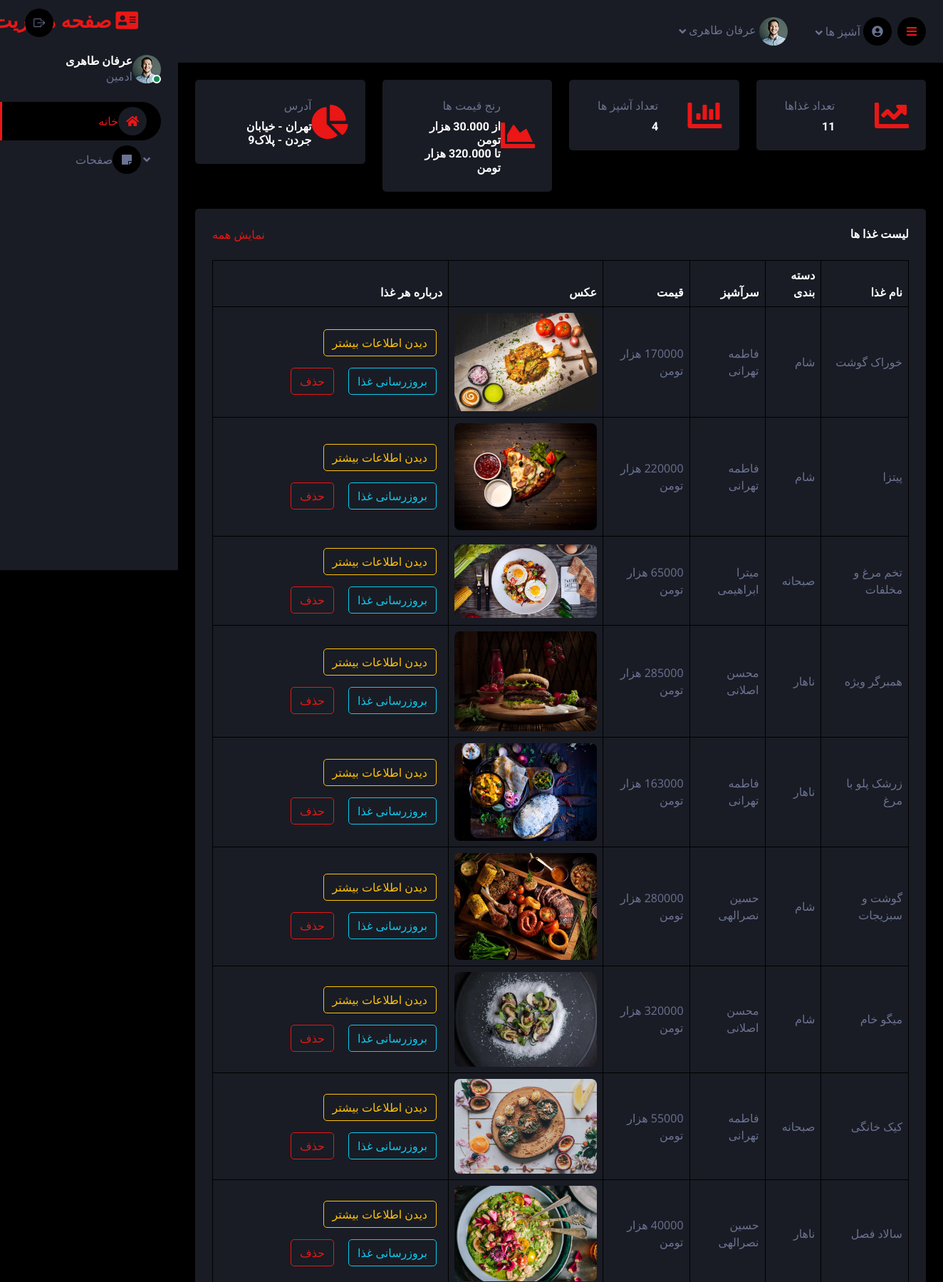
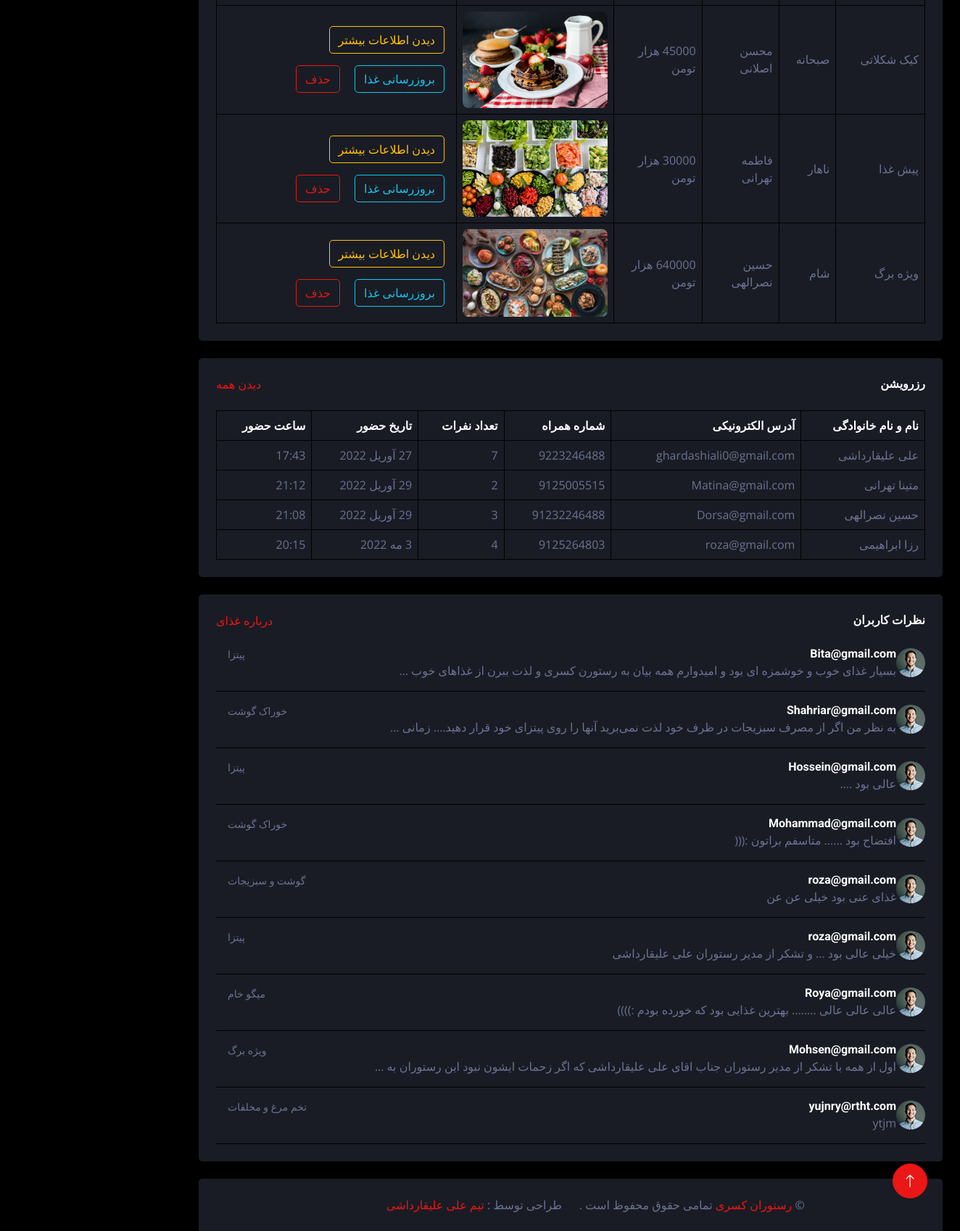
/account/ (signed in), run on the app's committed database (2 pictures, top to bottom).
### restaurant/models.py (models this page shows, shortened)
class Foods(models.Model):
    FOOD_CHOICES = (
        ("breakfast","صبحانه"),
        ("lunch","ناهار"),
        ("dinner","شام"),
        ("all","همه")
    )
    name = models.CharField(_(" نام "), max_length=50)
    description = models.TextField(_("  توضیحات  "))
    price = models.IntegerField(_("  قیمت  "))
    photo = models.ImageField(_("  عکس  "), upload_to='media/', height_field=None, width_field=None, max_length=None)
    ingredients = models.TextField(_("مواد لازم"))
    type_food = models.CharField(_("تایم غذا"), max_length=50 , choices=FOOD_CHOICES)
    master_chef = models.ForeignKey("MasterChef", related_name='food' ,verbose_name=_("سرآشپز"), on_delete=models.SET_NULL , null=True)
    created = models.DateTimeField(_("زمان انتشار"), default = timezone.now)
    category = models.ForeignKey("Category", verbose_name=_("دسته بندی"), related_name='food' ,on_delete=models.SET_NULL , null=True)
    favorite = models.ManyToManyField(User, blank=True ,verbose_name=_("علاقه مندی ها") , related_name='fa_user')
    class Meta:
        verbose_name = 'غذا'
        verbose_name_plural = 'غذا ها'
    def __str__(self):
        return self.name
    def photo_tag(self):
        return format_html("<img width='100px' style='border-radius:7px;' src='{}'>".format(self.photo.url))
    photo_tag.short_description='عکس غذا'

class Category(models.Model):
    title = models.CharField(_("نام دسته بندی"), max_length=50)
    slug = models.SlugField(_("شناسه دسته بندی"))
    class Meta():
        verbose_name = 'دسته بندی'
        verbose_name_plural = 'دسته بندی ها'
    def __str__(self):
        return self.title

class MasterChef(models.Model):
    name = models.CharField(_("اسم"), max_length=50)
    old = models.IntegerField(_("سن"))
    slug = models.SlugField(_("شناسه"))
    class Meta():
        verbose_name = 'سرآشپز'
        verbose_name_plural = 'سرآشپز ها'
    def __str__(self):
        return self.name

class Comments(models.Model):
    food = models.ForeignKey("Foods", verbose_name=_("غذا"), related_name='comments',  on_delete=models.CASCADE )
    name = models.CharField(_("نام و نام خانوادگی"), max_length=100)
    email = models.EmailField(_("آدرس ایمیل"), max_length=254)
    message = models.TextField(_("نظر"))
    class Meta():
        verbose_name = 'نظر'
        verbose_name_plural = 'نظرات'

### reserve/models.py (models this page shows, shortened)
class reserve (models.Model):
    name = models.CharField(_("نام و نام خانوادگی"), max_length=50)
    email = models.EmailField(_("ایمیل"), max_length=254)
    phone = models.IntegerField(_("شماره تلفن"))
    number = models.IntegerField(_("تعداد "))
    date = models.DateField(_("تاریخ"), auto_now=True)
    time = models.TimeField(_("ساعت"), auto_now=True)
    class Meta():
        verbose_name = 'رزرو'
        verbose_name_plural = 'رزرو ها'

### account/views.py (the view)
# urls.py: path('',home, name='home'),
@login_required
def home(request):
    FOOD=Foods.objects.all()
    RESERVE = reserve.objects.all()
    MRCHEF = MasterChef.objects.all()
    COMMENTS = Comments.objects.all()
    context = {
        'reserve':RESERVE ,
        'foods':FOOD,
        'masterchef':MRCHEF,
        'message':COMMENTS,
    }
    return render (request , 'registration/home.html' , context)

### templates/registration/home.html
{% extends 'registration/base-home.html' %}
{% load static %}
{% block content %}
            <div class="container-fluid pt-4 px-4">
                <div class="row g-4">
                    <div class="col-sm-6 col-xl-3">
                        <div class="bg-secondary rounded d-flex align-items-center justify-content-between p-4">
                            <i class="fa fa-chart-line fa-3x text-primary"></i>
                            <div class="ms-3">
                                <p class="mb-2">تعداد غذاها</p>
                                <h6 class="mb-0">11</h6>
                            </div>
                        </div>
                    </div>
                    <div class="col-sm-6 col-xl-3">
                        <div class="bg-secondary rounded d-flex align-items-center justify-content-between p-4">
                            <i class="fa fa-chart-bar fa-3x text-primary"></i>
                            <div class="ms-3">
                                <p class="mb-2">تعداد آشپز ها</p>
                                <h6 class="mb-0">4</h6>
                            </div>
                        </div>
                    </div>
                    <div class="col-sm-6 col-xl-3">
                        <div class="bg-secondary rounded d-flex align-items-center justify-content-between p-4">
                            <i class="fa fa-chart-area fa-3x text-primary"></i>
                            <div class="ms-3">
                                <p class="mb-2">رنج قیمت ها</p>
                                <h6 class="mb-0">از 30.000 هزار تومن</h6>
                                <h6 class="mb-0">تا 320.000 هزار تومن</h6>
                            </div>
                        </div>
                    </div>
                    <div class="col-sm-6 col-xl-3">
                        <div class="bg-secondary rounded d-flex align-items-center justify-content-between p-4">
                            <i class="fa fa-chart-pie fa-3x text-primary"></i>
                            <div class="ms-3">
                                <p class="mb-2">آدرس</p>
                                <h6 class="mb-0">تهران - خیابان جردن - پلاک9</h6>
                            </div>
                        </div>
                    </div>
                </div>
            </div>
            <div class="container-fluid pt-4 px-4">
                <div class="bg-secondary text-center rounded p-4">
                    <div class="d-flex align-items-center justify-content-between mb-4">
                        <h6 class="mb-0">لیست غذا ها</h6>
                        <a href="">نمایش همه</a>
                    </div>
                    <div class="table-responsive">
                        <table class="table text-start align-middle table-bordered table-hover mb-0">
                            <thead>
                                <tr class="text-white">
                                    <th scope="col">نام غذا</th>
                                    <th scope="col">دسته بندی</th>
                                    <th scope="col">سرآشپز</th>
                                    <th scope="col">قیمت</th>
                                    <th scope="col">عکس</th>
                                    <th scope="col">درباره هر غذا</th>
                                </tr>
                            </thead>
                            <tbody>
                                {% for food in foods.all %}
                                <tr>
                                    <td>{{food.name}}</td>
                                    <td>{{food.category}}</td>
                                    <td>{{food.master_chef}}</td>
                                    <td> {{food.price}} هزار تومن</td>
                                    <td><img style="width:200px ; height:120px border-radius:5px" src="{{food.photo.url}}"></td>
                                    <td><a target="_blank" href="{% url 'food:detail' food.id %}"><span type="button" class="btn btn-outline-warning m-2">دیدن اطلاعات بیشتر</span></a>
                                        <a target="_blank" href="{% url 'account:update' food.pk %}"><span type="button" class="btn btn-outline-info m-2">بروزرسانی غذا</span></a>
                                        <a target="_blank" href="{% url 'account:delete' food.pk %}"><button type="button" class="btn btn-outline-primary m-2">حذف</button></a>
                                    </td>
                                </tr>
                                {% endfor %}
                            </tbody>
                        </table>
                    </div>
                </div>
            </div>
            <div class="container-fluid pt-4 px-4">
                <div class="bg-secondary text-center rounded p-4">
                    <div class="d-flex align-items-center justify-content-between mb-4">
                        <h6 class="mb-0">رزرویشن</h6>
                        <a href="">دیدن همه</a>
                    </div>
                    <div class="table-responsive">
                        <table class="table text-start align-middle table-bordered table-hover mb-0">
                            <thead>
                                <tr class="text-white">
                                    <th scope="col">نام و نام خانوادگی</th>
                                    <th scope="col">آدرس الکترونیکی</th>
                                    <th scope="col">شماره همراه</th>
                                    <th scope="col">تعداد نفرات</th>
                                    <th scope="col">تاریخ حضور</th>
                                    <th scope="col">ساعت حضور</th>
                                </tr>
                            </thead>
                            <tbody>
                                {% for rec in reserve %}
                                <tr>
                                    <td>{{rec.name}}</td>
                                    <td>{{rec.email}}</td>
                                    <td>{{rec.phone}}</td>
                                    <td>{{rec.number}}</td>
                                    <td>{{rec.date}}</td>
                                    <td>{{rec.time}}</td>
                                </tr>
                                {% endfor %}
                            </tbody>
                        </table>
                    </div>
                </div>
            </div>
            <div class="container-fluid pt-4 px-4">
                <div class="row g-4">
                    <div class="col-sm-12 col-md-6 col-xl-12">
                        <div class="h-100 bg-secondary rounded p-4">
                            <div class="d-flex align-items-center justify-content-between mb-2">
                                <h6 class="mb-0">نظرات کاربران</h6>
                                <a href="">درباره غذای</a>
                            </div>
                            {% for mes in message %}
                                <div class="d-flex align-items-center border-bottom py-3">
                                    <img class="rounded-circle flex-shrink-0" src="{% static 'registration/home/img/user.jpg' %}" alt="" style="width: 40px; height: 40px;">
                                    <div class="w-100 ms-3">
                                        <div class="d-flex w-100 justify-content-between">
                                            <h6 class="mb-0">{{mes.email}}</h6>
                                            <small>{{mes.food}}</small>
                                        </div>
                                        <span>{{mes.message|truncatewords:20}}</span>
                                    </div>
                                </div>
                            {% endfor %}
                        </div>
                    </div>
                </div>
            </div>
{% endblock %}

### templates/registration/base-home.html (shortened to what this page needs)
{% load static %}
<!DOCTYPE html>
<html lang="en">
<head>
    <link href="https://cdnjs.cloudflare.com/ajax/libs/font-awesome/5.10.0/css/all.min.css" rel="stylesheet">
    <link href="https://cdn.jsdelivr.net/npm/bootstrap-icons@1.4.1/font/bootstrap-icons.css" rel="stylesheet">
    <link href="{% static 'registration/home/lib/owlcarousel/assets/owl.carousel.min.css' %}" rel="stylesheet">
    <link href="{% static 'registration/home/lib/tempusdominus/css/tempusdominus-bootstrap-4.min.css' %}" rel="stylesheet" />
    <link href="{% static 'registration/home/css/bootstrap.min.css' %}" rel="stylesheet">
    <link href="{% static 'registration/home/css/style.css' %}" rel="stylesheet">
    <link href="{% static 'registration/home/css/rtl.css' %}" rel="stylesheet">
</head>
<body>
    <div class="container-fluid position-relative d-flex p-0">
        <div class="sidebar pe-4 pb-3">
            <nav class="navbar bg-secondary navbar-dark">
                <a href="{% url 'account:home' %}" class="navbar-brand mx-4 mb-3">
                    <h3 class="text-primary"><i class="fa fa-address-card me-2"></i>صفحه مدیریت</h3>
                </a>
                <div class="d-flex align-items-center ms-4 mb-4">
                    <div class="position-relative">
                        <img class="rounded-circle" src="{% static 'registration/home/img/user.jpg' %}" alt="" style="width: 40px; height: 40px;">
                        <div class="bg-success rounded-circle border border-2 border-white position-absolute end-0 bottom-0 p-1"></div>
                    </div>
                    <div class="ms-3">
                        <h6 class="mb-0">{{user.get_full_name}}</h6>
                        <span>ادمین</span>
                    </div>
                </div>
                <div class="navbar-nav w-100">
                    <a href="{% url 'account:home' %}" class="nav-item nav-link active"><i class="fa fa-home"></i>خانه</a>
                    <div class="nav-item dropdown">
                        <a href="#" class="nav-link dropdown-toggle" data-bs-toggle="dropdown"><i class="fa fa-sticky-note me-2"></i>صفحات</a>
                    </div>
                </div>
            </nav>
        </div>
        <div class="content">
            <nav class="navbar navbar-expand bg-secondary navbar-dark sticky-top px-4 py-0">
                <a style="ma" href="#" class="sidebar-toggler flex-shrink-0">
                    <i class="fa fa-bars"></i>
                </a>
                <div class="navbar-nav align-items-center ms-auto">
                    <div class="nav-item dropdown">
                        <a href="#" class="nav-link dropdown-toggle" data-bs-toggle="dropdown">
                            <i class="fa fa-user-circle me-lg-2"></i>
                            <span class="d-none d-lg-inline-flex">آشپز ها</span>
                        </a>
                    </div>
                    <div class="nav-item dropdown">
                        <a href="#" class="nav-link dropdown-toggle" data-bs-toggle="dropdown">
                            <img class="rounded-circle me-lg-2" src="{% static 'registration/home/img/user.jpg' %}" alt="" style="width: 40px; height: 40px;">
                            <span class="d-none d-lg-inline-flex">{{user.get_full_name}}</span>
                        </a>
                    </div>
                    <a style="margin-right:847px" href="{% url 'account:logout' %}" class="nav-link">
                        <i class="bi bi-box-arrow-right"></i>
                    </a>
                </div>
            </nav>
{% block content %}
{% endblock %}
            <div class="container-fluid pt-4 px-4">
                <div class="bg-secondary rounded-top p-4">
                    <div class="row">
                        <div class="col-12 col-sm-6 text-center text-sm-start">
                            &copy; <a target="_blank" href="{% url 'food:home' %}"> رستوران کسری </a>تمامی حقوق محفوظ است .
                        </div>
                        <div class="col-12 col-sm-6 text-center text-sm-end">
                            طراحی توسط :  <a target="_blank" href="{% url 'account:home' %}">تیم علی علیقارداشی</a>
                        </div>
                    </div>
                </div>
            </div>
        </div>
        <a href="#" class="btn btn-lg btn-primary btn-lg-square back-to-top"><i class="bi bi-arrow-up"></i></a>
    </div>
</body>
</html>

### data on the page
Foods: name "خوراک گوشت", category "شام", master_chef "فاطمه تهرانی", photo (picture)
Foods: name "پیتزا", category "شام", master_chef "فاطمه تهرانی", photo (picture)
Foods: name "تخم مرغ و مخلفات", category "صبحانه", master_chef "میترا ابراهیمی", photo (picture)
Foods: name "همبرگر ویژه", category "ناهار", master_chef "محسن اصلانی", photo (picture)
Foods: name "زرشک پلو با مرغ", category "ناهار", master_chef "فاطمه تهرانی", photo (picture)
Foods: name "گوشت و سبزیجات", category "شام", master_chef "حسین نصرالهی", photo (picture)
Foods: name "میگو خام", category "شام", master_chef "محسن اصلانی", photo (picture)
Foods: name "کیک خانگی", category "صبحانه", master_chef "فاطمه تهرانی", photo (picture)
Foods: name "سالاد فصل", category "ناهار", master_chef "حسین نصرالهی", photo (picture)
Foods: name "کیک شکلاتی", category "صبحانه", master_chef "محسن اصلانی", photo (picture)
Foods: name "پیش غذا", category "ناهار", master_chef "فاطمه تهرانی", photo (picture)
Foods: name "ویژه برگ", category "شام", master_chef "حسین نصرالهی", photo (picture)
reserve: name "علی علیقارداشی", email "ghardashiali0@gmail.com", phone "9223246488", number "7", date "27 آوریل 2022", time "17:43"
reserve: name "متینا تهرانی", email "Matina@gmail.com", phone "9125005515", number "2", date "29 آوریل 2022", time "21:12"
reserve: name "حسین نصرالهی", email "Dorsa@gmail.com", phone "91232246488", number "3", date "29 آوریل 2022", time "21:08"
reserve: name "رزا ابراهیمی", email "roza@gmail.com", phone "9125264803", number "4", date "3 مه 2022", time "20:15"
Comments: email "Bita@gmail.com", food "پیتزا", message "بسیار غذای خوب و خوشمزه ای بود و امیدوارم همه بیان به رستورن کسری و لذت ببرن از غذاهای خوب …"
Comments: email "Shahriar@gmail.com", food "خوراک گوشت", message "به نظر من اگر از مصرف سبزیجات در ظرف خود لذت نمی‌برید آنها را روی پیتزای خود قرار دهید.... زمانی …"
Comments: email "Hossein@gmail.com", food "پیتزا", message "عالی بود ...."
Comments: email "Mohammad@gmail.com", food "خوراک گوشت", message "افتضاح بود ...... متاسفم براتون :((("
Comments: email "roza@gmail.com", food "گوشت و سبزیجات", message "غذای عنی بود خیلی عن عن"
Comments: email "roza@gmail.com", food "پیتزا", message "خیلی عالی بود ... و تشکر از مدیر رستوران علی علیقارداشی"
Comments: email "Roya@gmail.com", food "میگو خام", message "عالی عالی عالی ........ بهترین غذایی بود که خورده بودم :))))"
Comments: email "Mohsen@gmail.com", food "ویژه برگ", message "اول از همه با تشکر از مدیر رستوران جناب اقای علی علیقارداشی که اگر زحمات ایشون نبود این رستوران به …"
Comments: email "yujnry@rtht.com", food "تخم مرغ و مخلفات", message "ytjm"

### other printed values
{{ user.get_full_name }} "عرفان طاهری"
